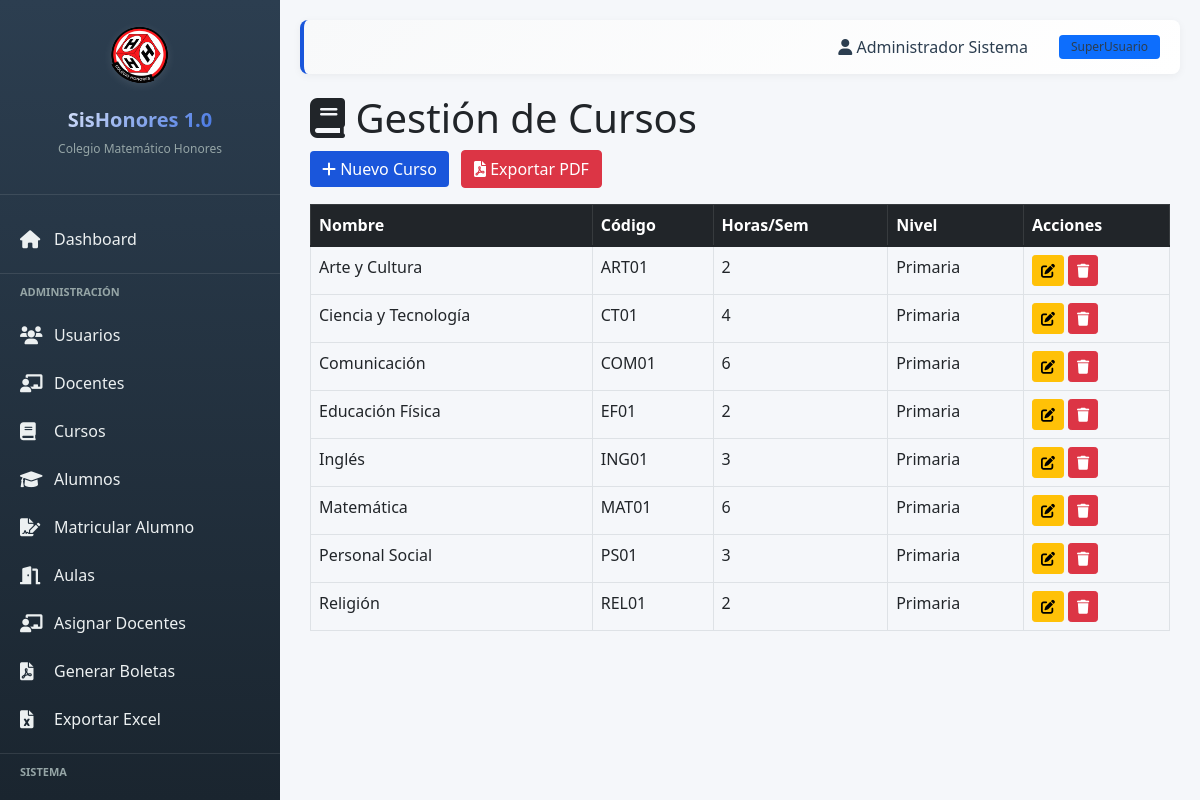
Before: /vista/super_admin/cursos.php (signed in) with the older database file.
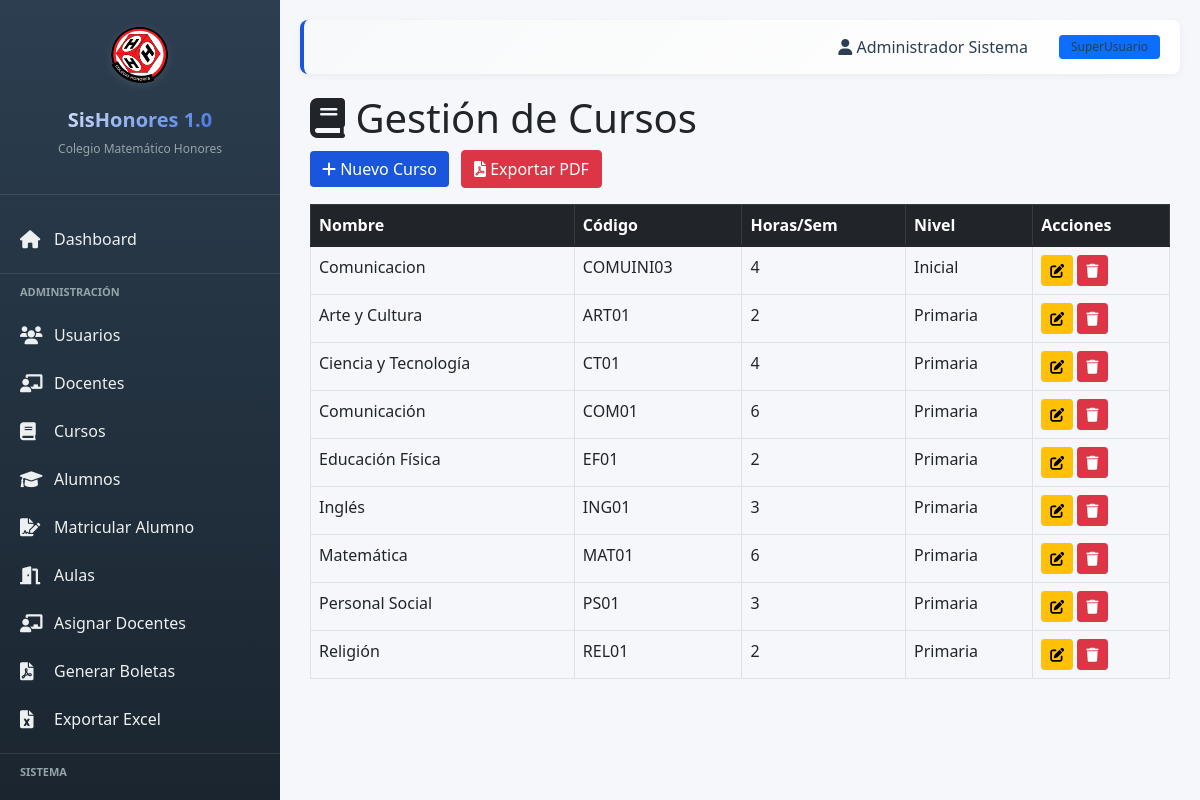
After: the same page with the newer database file.
### tables this page shows
CREATE TABLE `cursos` (
  `id_curso` int(11) NOT NULL AUTO_INCREMENT,
  `nombre_curso` varchar(100) NOT NULL,
  `codigo_curso` varchar(20) DEFAULT NULL,
  `horas_semanales` int(11) DEFAULT 4,
  `id_nivel` int(11) NOT NULL,
  PRIMARY KEY (`id_curso`),
  KEY `id_nivel` (`id_nivel`),
  CONSTRAINT `cursos_ibfk_1` FOREIGN KEY (`id_nivel`) REFERENCES `niveles` (`id_nivel`)
);

CREATE TABLE `niveles` (
  `id_nivel` int(11) NOT NULL AUTO_INCREMENT,
  `nombre_nivel` varchar(50) NOT NULL,
  PRIMARY KEY (`id_nivel`),
  UNIQUE KEY `nombre_nivel` (`nombre_nivel`)
);

### util/Database.php (called while the page is built, shortened)
<?php
function app_base_path() {
    static $basePath = null;
    if ($basePath !== null) {
        return $basePath;
    }
    $documentRoot = realpath($_SERVER['DOCUMENT_ROOT'] ?? '');
    $projectRoot = realpath(__DIR__ . '/..');
    if ($documentRoot && $projectRoot && stripos($projectRoot, $documentRoot) === 0) {
        $relativePath = substr($projectRoot, strlen($documentRoot));
        $relativePath = str_replace('\\', '/', $relativePath);
        $basePath = '/' . trim($relativePath, '/');
        $basePath = $basePath === '/' ? '' : $basePath;
        return $basePath;
    }
    $scriptName = $_SERVER['SCRIPT_NAME'] ?? '';
    $basePath = strpos($scriptName, '/sishonores/') === 0 ? '/sishonores' : '';
    return $basePath;
}
function app_url($path = '') {
    $cleanPath = ltrim($path, '/');
    if ($cleanPath !== '') {
        $parts = explode('/', $cleanPath);
        $first_part = $parts[0];
        $exclude = ['assets', 'css', 'js', 'controller', 'vista', 'util', 'bean', 'dao', 'config', 'sql'];
        if (!in_array($first_part, $exclude)) {
            $cleanPath = 'vista/' . $cleanPath;
        }
    }
    return app_base_path() . '/' . $cleanPath;
}
?>

### dao/CursoDAO.php (called while the page is built, shortened)
<?php
class CursoDAO {
    private $db;
    public function __construct($db) {
        $this->db = $db;
    }
    public function listarTodos() {
        $query = "SELECT c.*, n.nombre_nivel
                  FROM cursos c
                  JOIN niveles n ON c.id_nivel = n.id_nivel
                  ORDER BY n.nombre_nivel, c.nombre_curso";
        $stmt = $this->db->prepare($query);
        $stmt->execute();
        return $stmt->fetchAll(PDO::FETCH_ASSOC);
    }
}
?>

### vista/super_admin/cursos.php (the view, shortened to what this page needs)
<?php
require_once '../../util/Database.php';
require_once '../../dao/CursoDAO.php';
$database = new Database();
$db = $database->getConnection();
$cursoDAO = new CursoDAO($db);
$cursos = $cursoDAO->listarTodos();
?>
<!DOCTYPE html>
<html lang="es">
<head>
    <link href="https://cdn.jsdelivr.net/npm/bootstrap@5.1.3/dist/css/bootstrap.min.css" rel="stylesheet">
    <link rel="stylesheet" href="https://cdnjs.cloudflare.com/ajax/libs/font-awesome/6.0.0/css/all.min.css">
    <link rel="stylesheet" href="<?php echo htmlspecialchars(app_url('css/style.css')); ?>">
</head>
<body>
    <?php include '../includes/sidebar.php'; ?>
    <div class="container-fluid">
        <h1><i class="fas fa-book"></i> Gestión de Cursos</h1>
        <button class="btn btn-primary mb-3" data-bs-toggle="modal" data-bs-target="#modalCurso">
            <i class="fas fa-plus"></i> Nuevo Curso
        </button>
        <a href="reporte_cursos_pdf.php" target="_blank" class="btn btn-danger mb-3 ms-2">
            <i class="fas fa-file-pdf"></i> Exportar PDF
        </a>
        <div class="table-responsive">
            <table class="table table-bordered table-hover">
                <thead class="table-dark">
                    <tr><th>Nombre</th><th>Código</th><th>Horas/Sem</th><th>Nivel</th><th>Acciones</th></tr>
                </thead>
                <tbody>
                    <?php foreach($cursos as $curso): ?>
                    <tr>
                        <td><?php echo $curso['nombre_curso']; ?></td>
                        <td><?php echo $curso['codigo_curso']; ?></td>
                        <td><?php echo $curso['horas_semanales']; ?></td>
                        <td><?php echo $curso['nombre_nivel']; ?></td>
                        <td>
                            <button class="btn btn-sm btn-warning" onclick="editarCurso(<?php echo $curso['id_curso']; ?>)"><i class="fas fa-edit"></i></button>
                            <button class="btn btn-sm btn-danger" onclick="eliminarCurso(<?php echo $curso['id_curso']; ?>)"><i class="fas fa-trash"></i></button>
                        </td>
                    </tr>
                    <?php endforeach; ?>
                            </tbody>
                        </table>
                    </div>
                </div>
            </div>
</body>
</html>

### vista/includes/sidebar.php (shortened to what this page needs)
<?php
$role = $_SESSION['user_role'];
?>
<div class="sidebar">
    <div class="sidebar-header">
        <img src="<?php echo htmlspecialchars(app_url('assets/escudo%20trasparente.png')); ?>" alt="Logo SisHonores" class="sidebar-logo">
        <div class="logo">SisHonores 1.0</div>
        <p>Colegio Matemático Honores</p>
    </div>
    <ul class="sidebar-menu">
        <li><a href="<?php echo htmlspecialchars(app_url('dashboard.php')); ?>"><i class="fas fa-home"></i> Dashboard</a></li>
        <?php if($role == 'SuperUsuario' || $role == 'Director'): ?>
        <li class="menu-title">Administración</li>
        <li><a href="<?php echo htmlspecialchars(app_url('super_admin/usuarios.php')); ?>"><i class="fas fa-users"></i> Usuarios</a></li>
        <li><a href="<?php echo htmlspecialchars(app_url('super_admin/docentes.php')); ?>"><i class="fas fa-chalkboard-teacher"></i> Docentes</a></li>
        <li><a href="<?php echo htmlspecialchars(app_url('super_admin/cursos.php')); ?>"><i class="fas fa-book"></i> Cursos</a></li>
        <li><a href="<?php echo htmlspecialchars(app_url('super_admin/alumnos.php')); ?>"><i class="fas fa-graduation-cap"></i> Alumnos</a></li>
        <li><a href="<?php echo htmlspecialchars(app_url('super_admin/matricula.php')); ?>"><i class="fas fa-file-signature"></i> Matricular Alumno</a></li>
        <li><a href="<?php echo htmlspecialchars(app_url('super_admin/aulas.php')); ?>"><i class="fas fa-door-open"></i> Aulas</a></li>
        <li><a href="<?php echo htmlspecialchars(app_url('super_admin/asignar_docentes.php')); ?>"><i class="fas fa-chalkboard-user"></i> Asignar Docentes</a></li>
        <li><a href="<?php echo htmlspecialchars(app_url('super_admin/generar_boletas.php')); ?>"><i class="fas fa-file-pdf"></i> Generar Boletas</a></li>
        <li><a href="<?php echo htmlspecialchars(app_url('super_admin/exportar_excel.php')); ?>"><i class="fas fa-file-excel"></i> Exportar Excel</a></li>
        <?php endif; ?>
        <li class="menu-title">Sistema</li>
        <li><a href="<?php echo htmlspecialchars(app_url('logout.php')); ?>"><i class="fas fa-sign-out-alt"></i> Cerrar Sesión</a></li>
    </ul>
</div>
<div class="main-content">
    <div class="navbar-container d-flex justify-content-between align-items-center">
        <div class="user-info">
            <span class="me-3"><i class="fas fa-user"></i> <?php echo htmlspecialchars($_SESSION['user_name']); ?></span>
            <span class="badge bg-primary"><?php echo htmlspecialchars($role); ?></span>
        </div>
    </div>

### css/style.css (style rules this page uses)
:root { --primary: #1a56db; --primary-dark: #0e3a8a; --secondary: #e74c3c; --success: #27ae60; --success-light: #d4edda; --warning: #f39c12; --warning-light: #fff3cd; --info: #e67e22; --info-light: #ffe6cc; --danger: #e74c3c; --danger-light: #f8d7da; --dark: #2c3e50; --light: #ecf0f1; --white: #ffffff; --gray: #6c757d; }
* { margin: 0; padding: 0; box-sizing: border-box; }
body { font-family: 'Segoe UI', Tahoma, Geneva, Verdana, sans-serif; background: #f5f7fa; overflow-x: hidden; }
.sidebar { width: 280px; background: linear-gradient(180deg, var(--dark) 0%, #1a252f 100%); color: white; position: fixed; height: 100vh; left: 0; top: 0; overflow-y: auto; transition: all 0.3s; z-index: 1000; }
.sidebar-header { padding: 20px; text-align: center; border-bottom: 1px solid rgba(255,255,255,0.1); }
.sidebar-header .logo { font-size: 20px; font-weight: bold; background: linear-gradient(135deg, #fff 0%, var(--primary) 100%); -webkit-background-clip: text; -webkit-text-fill-color: transparent; margin-top: 8px; }
.sidebar-header p { font-size: 12px; color: #95a5a6; margin-top: 5px; }
.sidebar-logo { width: 70px; height: auto; max-height: 70px; margin-bottom: 15px; filter: drop-shadow(0 2px 4px rgba(255,255,255,0.1)); display: block; margin-left: auto; margin-right: auto; transition: transform 0.3s ease, filter 0.3s ease; }
.sidebar-menu { list-style: none; padding: 0; margin: 20px 0; }
.sidebar-menu li a { display: flex; align-items: center; padding: 12px 20px; color: #ecf0f1; text-decoration: none; transition: all 0.3s; gap: 10px; }
.sidebar-menu li a i { width: 24px; font-size: 18px; }
.menu-title { padding: 10px 20px; color: #95a5a6; font-size: 11px; text-transform: uppercase; font-weight: bold; border-top: 1px solid rgba(255,255,255,0.1); margin-top: 10px; }
.main-content { margin-left: 280px; padding: 20px; min-height: 100vh; display: flex; flex-direction: column; transition: all 0.3s; }
.navbar-container { background: linear-gradient(135deg, #f8f9fa 0%, #fff 100%); padding: 15px 20px; border-radius: 8px; margin-bottom: 20px; box-shadow: 0 2px 8px rgba(0,0,0,0.05); border-left: 4px solid #1a56db; }
.user-info { display: flex; align-items: center; gap: 15px; white-space: nowrap; }
.user-info span { color: #2c3e50; font-weight: 500; }
.user-info .badge { font-size: 12px; padding: 6px 12px; }
.main-content > .container-fluid { width: 100%; padding: 0 10px; }
.btn-primary { background: var(--primary); border: none; }

Changed rows visible on the page:
added cursos: nombre_curso "Comunicacion", codigo_curso "COMUINI03", horas_semanales "4", id_nivel.nombre_nivel "Inicial"
